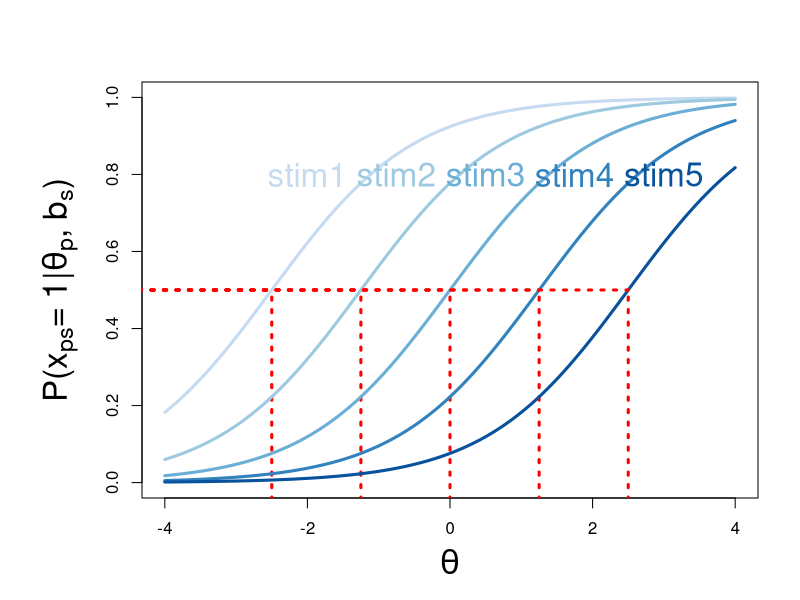
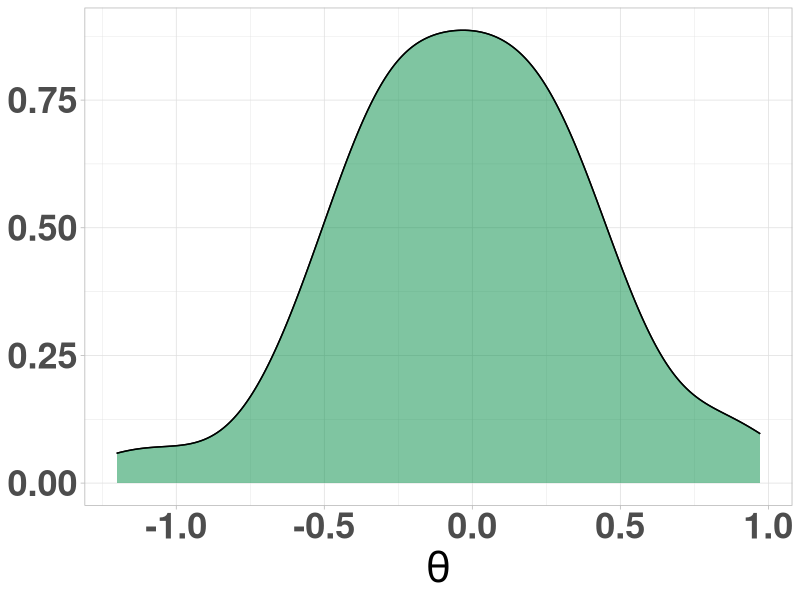
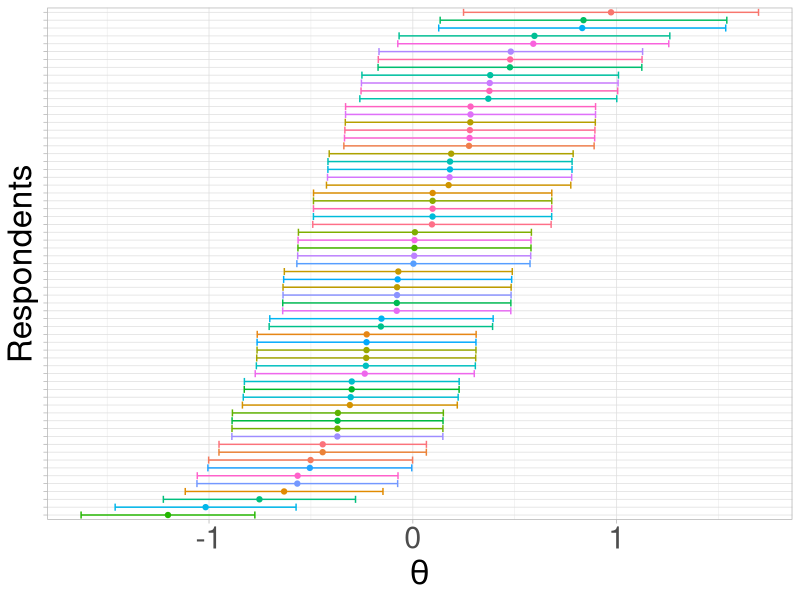
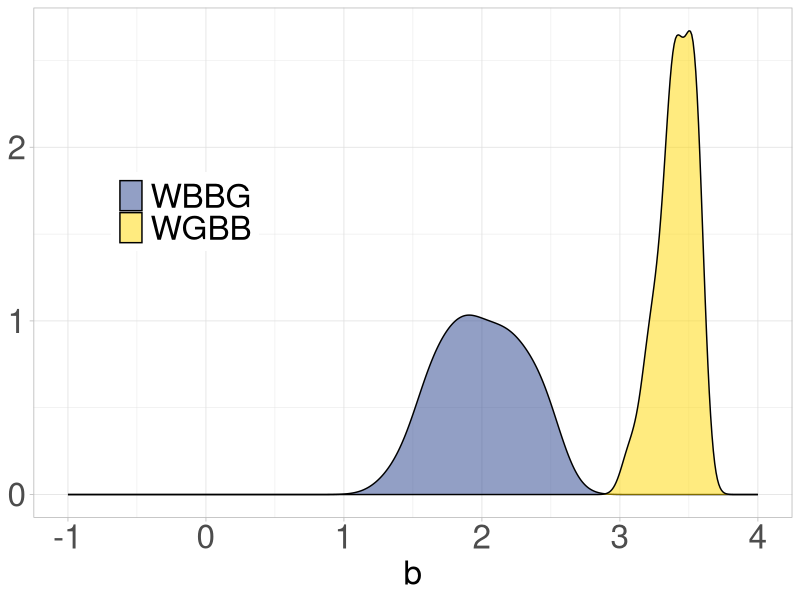
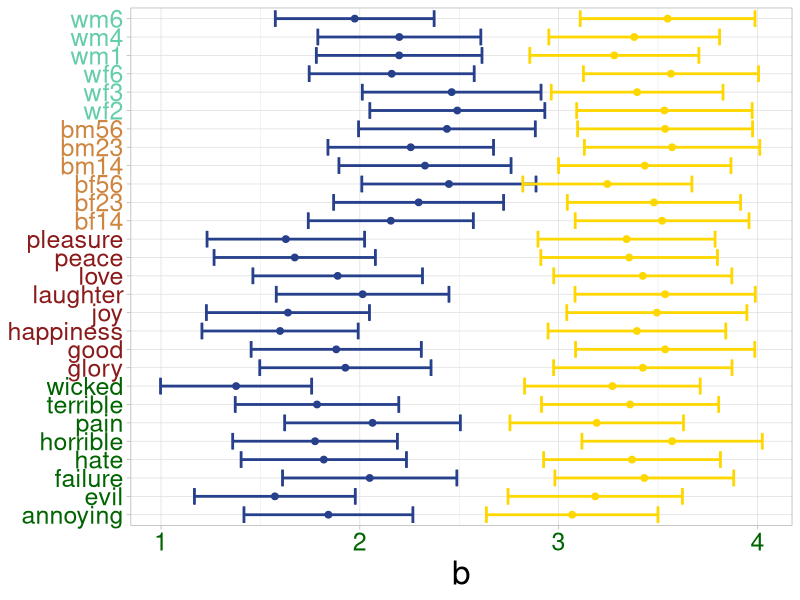
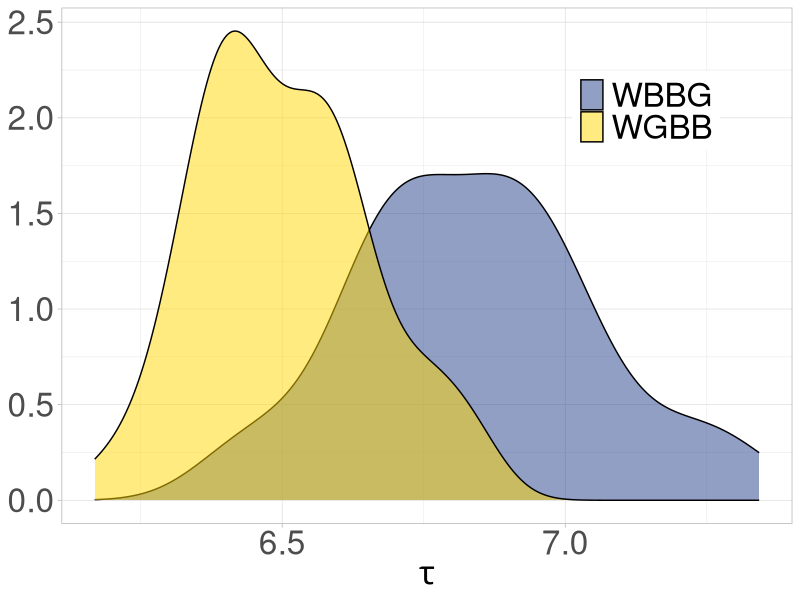
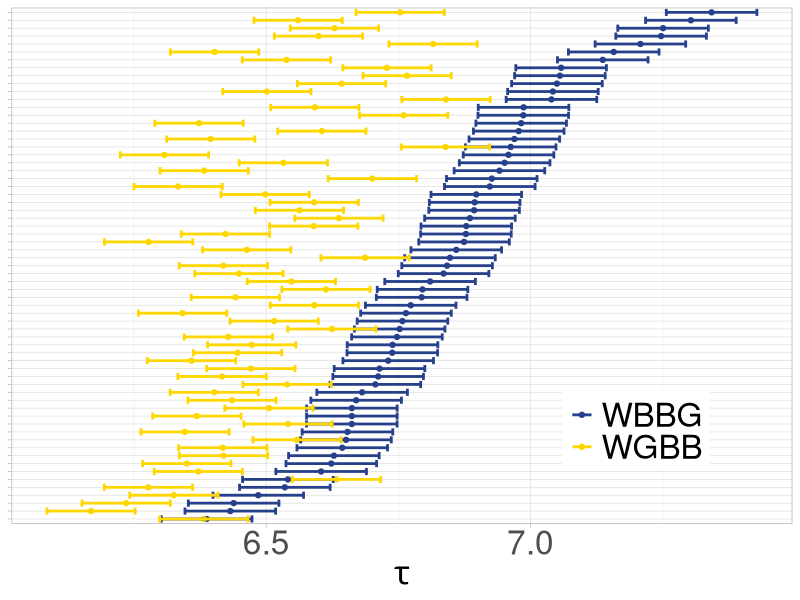
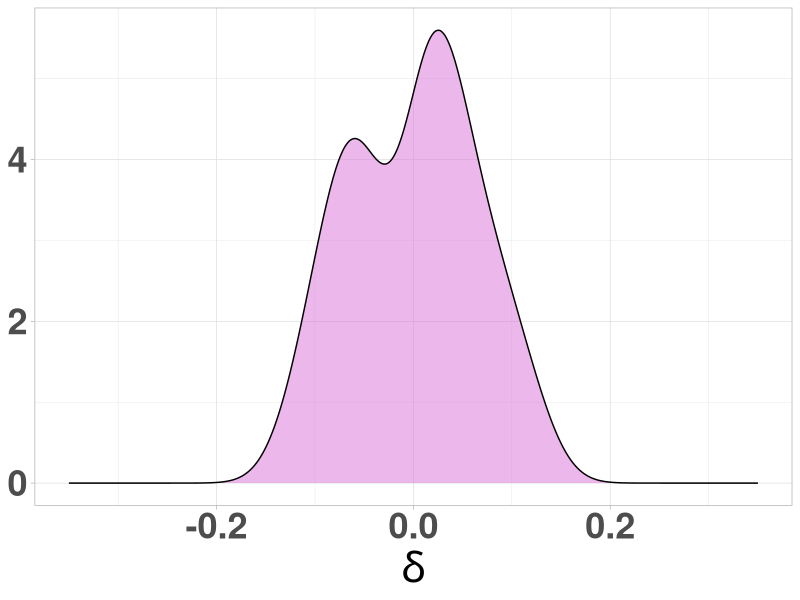

Recreate these plots in R, in order. (Note: this script raises an error after producing the figures.)
## ---- chunk 1
hook_output <- knitr::knit_hooks$get("output")

knitr::knit_hooks$set(output = function(x, options) {
 if (!is.null(n <- options$out.lines)) {
 x <- xfun::split_lines(x)
 if (length(x) > n) {
 # truncate the output
 x <- c(head(x, n), "....\n")
 }
 x <- paste(x, collapse = "\n")
 }
 hook_output(x, options)
 })
library(ggplot2)
library(lme4)
## ---- chunk 2
#| echo: false
#| fig-align: center
#| out-width: 50%


IRT <- function(theta, a = 1, b = 0, c = 0,e = 1) {
  y <- c + (e - c) * exp(a * (theta - b)) / (1 + exp(a * (theta - b)))
  return(y)
}
theta = seq(-4,4, length.out = 1000)
par(mar = c(5,7,4,2) + 0.1) 
b = seq(-2.5, 2.5, length = 5)
a = rep(1, length(b))

my_colors <- RColorBrewer::brewer.pal(6, "Blues")[2:6]

par(mar = c(5,7,4,2) + 0.1) 
plot(theta, IRT(theta, b = b[1], a = a[1]),
     cex.lab= 2, 
     cex.axis =1, cex.main = 2,
       xlab = expression(theta), ylab = expression(paste("P(", x[p][s],  "= 1|", theta[p], ", ", b[s], ")")), 
       xlim = c(-4, 4), ylim = c(0, 1), 
     type = "l", lwd = 3, 
     col = my_colors[1])
  
segments(-7, 0.5, 
         b[1], 0.5, 
         col = "red", lty = 3, lwd = 3)
segments(b[1], -0.5, 
         b[1], 0.5, 
         col = "red", lty = 3, lwd = 3)

si = data.frame(stim1 = b[1], stim2 = b[2], stim3 = b[3], 
                stim4 = b[4], stim5 = b[5])
rownames(si) = "b"
text(x= -2, y = 0.8, colnames(si)[1], col = my_colors[1], cex = 2)
for ( i in 2:length(b)) {
  lines(theta, IRT(theta, b=b[i], 
                a = 1), 
      lty = 1, lwd=3, col = my_colors[i])
  segments(-7, 0.5, 
         b[i], 0.5, 
         col = "red", lty = 3, lwd = 3)
segments(b[i], -0.5, 
         b[i], 0.5, 
         col = "red", lty = 3, lwd = 3)
text(x= b[i] +.5, 
     y = 0.8, colnames(si)[i], col = my_colors[i], cex = 2)

}
## ---- chunk 3
library(knitr)
kable(
  data.frame(
    row.names = c("partecipanti", "stimoli"),
    GLMM = c("$\\theta_p$", "$b_s$"),
    LMM  = c("$\\tau_p$", "$\\delta_s$")
  ),
  escape = FALSE,
  col.names = c("GLMM", "LMM")
)
## ---- chunk 4
library(knitr)
kable(
  data.frame(
    row.names = c("partecipanti", "stimoli"),
    GLMM = c("$\\theta_p$", "$b_{sc}$"),
    LMM  = c("$\\tau_p$", "$\\delta_{sc}$")
  ),
  escape = FALSE,
  col.names = c("GLMM", "LMM")
)
## ---- chunk 5
library(knitr)
kable(
  data.frame(
    row.names = c("partecipanti", "stimoli"),
    GLMM = c("$\\theta_{pc}$", "$b_{s}$"),
    LMM  = c("$\\tau_{pc}$", "$\\delta_{s}$")
  ),
  escape = FALSE,
  col.names = c("GLMM", "LMM")
)
## ---- chunk 6
#| echo: true

data = read.csv("data/example-data.csv",
                header = TRUE, sep =",")
head(data)
## ---- chunk 7
#| echo: true
table(data$respondent, data$condition)
## ---- chunk 8
#| echo: true
accuracy1 = glmer(accuracy ~ 0 + condition + (1|stimuli) + (1|respondent),
                  data = data,
                  family = "binomial")
## ---- chunk 9
#| echo: true
accuracy2 = glmer(accuracy ~ 0 + condition + (0 + condition|stimuli) +
                    (1|respondent),
                  data = data,
                  family = "binomial")
## ---- chunk 10
#| echo: true
accuracy3 = glmer(accuracy ~ 0 + condition + (1|stimuli) +
                    (0 + condition|respondent),
                  data = data,
                  family = "binomial")
## ---- chunk 11
#| echo: true
logtime1 = lmer(log(latency) ~ 0 + condition + (1|stimuli) + (1|respondent),
                  data = data,
                  REML = FALSE)
## ---- chunk 12
#| echo: true
logtime2 = lmer(log(latency) ~ 0 + condition + (0 + condition|stimuli) +
                    (1|respondent),
                  data = data,
                  REML = FALSE)
## ---- chunk 13
#| echo: true
logtime3 = lmer(log(latency) ~ 0 + condition + (1|stimuli) +
                    (0 + condition|respondent),
                  data = data,
                  REML = FALSE)
## ---- chunk 14
#| echo: true

anova(accuracy1, accuracy2, accuracy3)
## ---- chunk 15
#| echo: true

anova(logtime1, logtime2, logtime3)
## ---- chunk 16
parole <- c("annoying", "bf14", "bf23", "bf56", "bm14", "bm23", "bm56", "evil",
            "failure", "glory", "good", "happiness", "hate", "horrible", "joy",
            "laughter", "love", "pain", "peace", "pleasure", "terrible", "wf2",
            "wf3", "wf6", "wicked", "wm1", "wm4", "wm6")

# Categorie predefinite
negative <- c("annoying", "evil", "failure", "hate", "horrible", "pain", "terrible", "wicked")
positive <- c("glory", "good", "happiness", "joy", "laughter", "love", "peace", "pleasure")

# Funzione di categorizzazione
categorizza <- function(x) {
  if (x %in% negative) {
    return("negative")
  } else if (x %in% positive) {
    return("positive")
  } else if (grepl("^wf|^wm", x)) {
    return("wp")
  } else if (grepl("^bf|^bm", x)) {
    return("bp")
  } else {
    return("altro")  # per sicurezza
  }
}

# Applichiamo la funzione a tutte le parole
categorie <- sapply(parole, categorizza)

# Creiamo un data frame per vedere il risultato
cat = data.frame(stimuli = parole, category = categorie)
ab_iat =  as.data.frame(ranef(accuracy2,   # BLUP of the stimuli
                                        condVar = TRUE)) 
ab_iatSingles = ab_iat[ab_iat$grpvar %in% "respondent", c("grpvar", "condval", "condsd")]

ab_iat = data.frame(sbj = rownames(coef(accuracy2)$respondent),
                    theta = coef(accuracy2)$respondent[,1]) 
graph_theta_iat = ggplot(ab_iat, 
                         aes(x = theta)) + 
  geom_density() 
# the code from line 331 to line 339 results in the plot represented in Figure 10a in the manuscript
graph_theta_iat + # object containing the starting plot
  geom_density(fill = "springgreen4", # change the color of the filling of the density distribution
               alpha = .50) + 
  theme_light() + # define the theme of the plot
  theme(legend.position =  "none", # remove the legend
        axis.title.y = element_blank(), # remove the title of the y-axis
        axis.title.x = element_text(size = 30, face = "bold"), # increase the size of x-axis title and set it to bold
        axis.text = element_text(size = 26, face = "bold")) + # increase the size of x-axis text and set it to bold
  xlab(expression(theta))
## ---- chunk 17
ab_iatSingles$grpvar = paste(ab_iatSingles$grpvar, 1:nrow(ab_iatSingles), sep = "_")
ggplot(ab_iatSingles, 
       aes(y = reorder(grpvar, condval), 
           x = condval, color = grpvar)) + geom_point() + 
  ylab("Respondents")  +theme_light() + 
  theme(legend.position =  "none",
        axis.text.y = element_blank(),
        axis.title = element_text(size = 24), 
        axis.text.x = element_text(size = 22)) +  geom_errorbarh(aes(xmin = condval - 1.96*condsd, xmax= condval + 1.96*condsd)) +
  xlab(expression(theta)) + scale_fill_manual(values = rainbow(65))
## ---- chunk 18
#| out-width: 70%
#| fig-align: center
blup_easiness_iat = as.data.frame(ranef(accuracy2,   
                                        condVar = TRUE)) 
fixef_accuracy_iat = data.frame(term = names(fixef(accuracy2)), 
                      est = (fixef(accuracy2))) # assign the 
easiness_iat = merge(blup_easiness_iat, fixef_accuracy_iat)
# change the column names ----
colnames(easiness_iat) = c("Condition", "grpvar", "stimuli",
                   "blup", "se", "fix.est")
easiness_iat$stimuli = as.character(easiness_iat$stimuli)
easiness_iat$b = with(easiness_iat, fix.est + blup)
easiness_iat$categoria <- sapply(easiness_iat$stimuli, categorizza)

# Ordina per categoria
cat_levels <- c("negative", "positive", "bp", "wp")
easiness_iat$categoria <- factor(easiness_iat$categoria, levels = cat_levels)
easiness_iat <- easiness_iat[order(easiness_iat$categoria, easiness_iat$stimuli), ]

# Stimuli come fattore ordinato
easiness_iat$stimuli <- factor(easiness_iat$stimuli, levels = unique(easiness_iat$stimuli))
graph_b_ci = ggplot(easiness_iat, # dataset with the easiness estimates
                    aes(x = b, # easiness estimates on the x-axis
                        y = stimuli, # labels of the stimuli on the y axis
                        color = Condition)) + # change the color according to the condition
  geom_point() + # draw points to represent the easiness of each stimulus
  geom_errorbarh(aes(xmin = b - 1.96*se, # draw the error bars to represent the confidence intervals  (CI)
                     xmax= b + 1.96*se)) 

ggplot(easiness_iat, 
       aes(x = b,fill = Condition)) + geom_density(alpha =.50) + 
  xlim(-1, 4) + 
  scale_fill_manual(values = c("royalblue4", "gold"), 
                    labels = c("WBBG", "WGBB")) + 
  theme_light() + 
  theme(legend.position = "inside",
        legend.position.inside = c(.2, .6),
        legend.title = element_blank(),
        axis.title.x = element_text(size = 24), 
        axis.title.y = element_blank(), 
        axis.text = element_text(size = 24), 
        legend.text = element_text(size = 24))

## ---- chunk 19
#| fig-align: center

graph_b_ci +  # object containing the starting plot
  geom_point(size = 2) + # increase the size of the points
  geom_errorbarh(aes(xmin = b - 1.96*se, xmax= b + 1.96*se), 
                 linewidth=.95) + 
  theme_light() +  
  theme(legend.position = "none", 
        axis.title.x = element_text(size = 24), 
        axis.title.y = element_blank(), 
        axis.text = element_text(size = 18, color=c(rep("darkgreen", 8), rep("firebrick4", 8),
                                         rep("tan3", 6), 
                                        rep("aquamarine3", 6) ))) + 
  scale_color_manual(values = c("royalblue4", "gold"), 
                    labels = c("WBBG", "WGBB")) 

## ---- chunk 20
#| out-width: 70%
#| fig-align: center
speed = as.data.frame(ranef(logtime3), condvar= TRUE)
fixef_speed = data.frame(term = names(fixef(logtime3)), # assign the labels of the conditions to the term column
                      est = (fixef(logtime3))) # assign the estimates of the fixed effects to the est column
# merge together the fixed effects and stimuli BLUP with their variances
speed = merge(speed, fixef_speed)
speed$tau = speed$condval + speed$est

ggplot(speed, 
       (aes(x = tau, fill  = term))) + geom_density(alpha = .5)  + 
  theme_light()+
  scale_fill_manual(values = c("royalblue4", "gold"), 
                    labels = c("WBBG", "WGBB")) + 
  xlab(expression(tau)) +theme(legend.position = "inside",
        legend.position.inside = c(.8, .8),
        legend.title = element_blank(),
        axis.title.x = element_text(size = 24), 
        axis.title.y = element_blank(), 
        axis.text = element_text(size = 24), 
        legend.text = element_text(size = 24))

## ---- chunk 21
#| out-width: 80%
#| fig-align: center
ggplot(speed, 
       (aes(x = tau, y = grp, color  = term))) + geom_point()  + 
  theme_light()+
  scale_color_manual(values = c("royalblue4", "gold"), 
                    labels = c("WBBG", "WGBB")) + 
  xlab(expression(tau)) +theme(legend.position = "inside",
        legend.position.inside = c(.8, .18),
        legend.title = element_blank(),
        axis.title.x = element_text(size = 24), 
        axis.title.y = element_blank(), 
        axis.text.x = element_text(size = 24), 
        axis.text.y = element_blank(),
        legend.text = element_text(size = 24)) + 
  geom_errorbar(aes(xmin = tau - 1.96*condsd, xmax = tau + 1.96*condsd), linewidth=.95)

## ---- chunk 22
intensity = as.data.frame(ranef(logtime3), condvar = TRUE)
intensity = intensity[intensity$grpvar %in% "stimuli", ]
colnames(intensity)[3] = "stimuli"
intensity$categoria <- sapply(intensity$stimuli, categorizza)
cat_levels <- c("negative", "positive", "bp", "wp")
intensity$categoria <- factor(intensity$categoria, levels = cat_levels)
intensity <- intensity[order(intensity$categoria, intensity$stimuli), ]

# Stimuli come fattore ordinato
intensity$stimuli <- factor(intensity$stimuli, levels = unique(intensity$stimuli))

ggplot(intensity, 
       aes(x = condval)) + geom_density(fill = "orchid", alpha =.5) + xlim(-.35, .35) + theme_light() + 
  theme_light() + # define the theme of the plot
  theme(legend.position =  "none", # remove the legend
        axis.title.y = element_blank(), # remove the title of the y-axis
        axis.title.x = element_text(size = 30, face = "bold"), # increase the size of x-axis title and set it to bold
        axis.text = element_text(size = 26, face = "bold")) + # increase the size of x-axis text and set it to bold
  xlab(expression(delta))
## ---- chunk 23


ggplot(intensity, 
       aes(x = condval, y = stimuli, col = categoria)) + geom_point() + # increase the size of the points
  geom_errorbarh(aes(xmin = condval - 1.96*condsd, 
                     xmax= condval + 1.96*condsd)) + 
  theme_light() +  scale_color_manual(values = c("darkgreen", "firebrick4", "tan3", "aquamarine3")) + xlab(expression(delta)) + 
  theme(legend.position = "none", 
        axis.title.x = element_text(size = 24), 
        axis.title.y = element_blank(), 
        axis.text.x = element_blank(),
        axis.text.y = element_text(size = 18, color=c(rep("darkgreen", 8), rep("firebrick4", 8),
                                         rep("tan3", 6), 
                                        rep("aquamarine3", 6) ))) 
## ---- chunk 24
#| out-width: 80%
knitr::include_graphics("img/psymeth.png")
